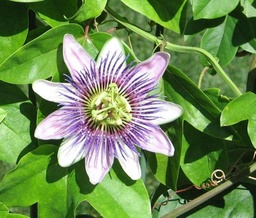
#> input picture flower.jpg, 256 x 218 px, shrunk from 588 x 500 before the run
$ python Q3.py
#> lines starting #> are read from the running program, lines starting #| are printed output that depends on the picture; long printed decimals are rounded
from PIL import Image
import numpy as np
import timeit


def compute_colour_histogram_vectorised(img, num_bins=8):
    bin_map = (img.astype(np.int32) * num_bins) // 256
    bin_map = np.clip(bin_map, 0, num_bins - 1)
    bin_ids = np.arange(num_bins)

    # compare against bins
    hits = (bin_map[:, :, :, None] == bin_ids).astype(float)

    hist = hits.sum(axis=(0, 1))
    totals = hist.sum(axis=1, keepdims=True)
    totals[totals == 0] = 1.0
    hist = hist / totals

    return hist


def compute_colour_histogram_loop(img, num_bins=8):
    height, width, channels = img.shape

    if channels != 3:
        raise ValueError("Expected image shape (H, W, 3).")

    hist = [[0] * num_bins for _ in range(3)]

    for y in range(height):
        for x in range(width):
            r = int(img[y, x, 0])
            g = int(img[y, x, 1])
            b = int(img[y, x, 2])

            hist[0][(r * num_bins) // 256] += 1
            hist[1][(g * num_bins) // 256] += 1
            hist[2][(b * num_bins) // 256] += 1

    hist = np.array(hist, dtype=float)

    for channel in range(3):
        total = hist[channel].sum()
        if total > 0:
            hist[channel] = hist[channel] / total

    return hist


def main():
    img = np.array(Image.open("flower.jpg").convert("RGB"))
#> img is the input picture: shape (218, 256, 3); mean R, G, B 109.3, 138.2, 83.4
    print(img.shape, img.dtype)
#| (218, 256, 3) uint8

    bins_list = [8, 32, 128]
    runs = 20

    for num_bins in bins_list:
        loop_time = timeit.timeit(
            lambda: compute_colour_histogram_loop(img, num_bins),
            number=runs
        ) / runs

        vec_time = timeit.timeit(
            lambda: compute_colour_histogram_vectorised(img, num_bins),
            number=runs
        ) / runs

        print(num_bins, loop_time, vec_time, loop_time / vec_time)
#> this loop made 3 passes
#> (loop_time, vec_time) on passes 1 to 3: (0.0525, 0.00896), (0.0506, 0.0273), (0.05, 0.106)
#| 8 0.05251 0.008955 5.863
#| 32 0.05063 0.02728 1.856
#| 128 0.04996 0.1061 0.4709
#> pass 1, in compute_colour_histogram_vectorised, `bin_map = (img.astype(np.int32) * num_bins) // 256`:
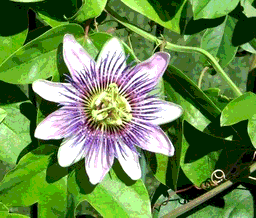
#> bin_map: shape (218, 256, 3) int32; mean R, G, B 2.89, 3.82, 2.11; drawn with min black and max white
#> pass 3, in compute_colour_histogram_vectorised (call 41), `bin_map = (img.astype(np.int32) * num_bins) // 256`:
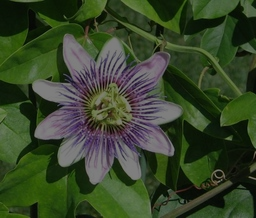
#> bin_map: shape (218, 256, 3) int32; mean R, G, B 54.4, 68.9, 41.5


if __name__ == "__main__":
    main()
